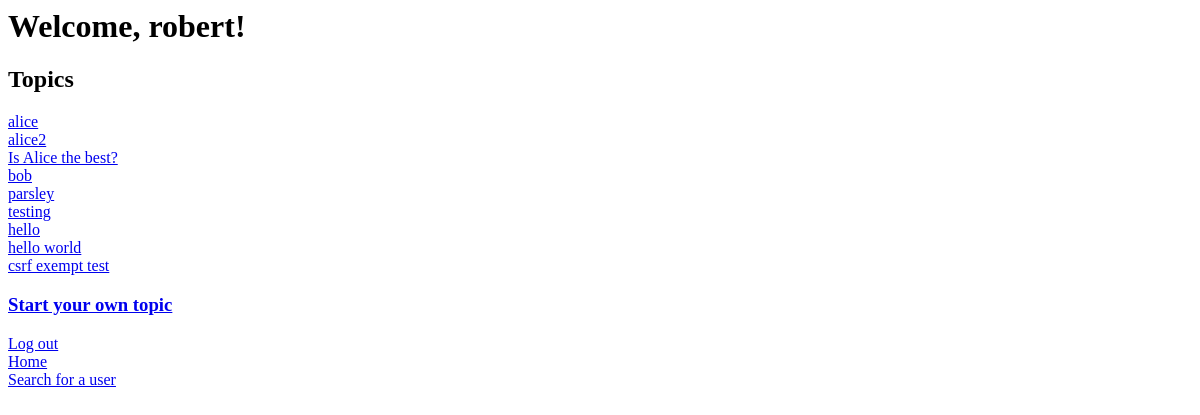
Before: /home/ (signed in) with the older database file.
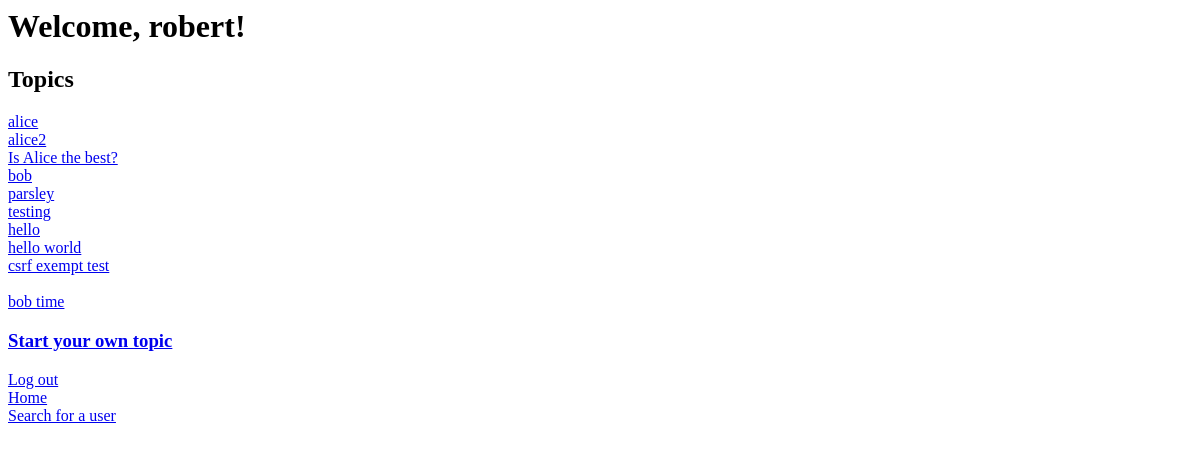
After: the same page with the newer database file.
### app/models.py (models this page shows)
class Topic(models.Model):
    title = models.CharField(max_length=100, default='')
    text = models.CharField(max_length=1000, default='')
    visible = models.BooleanField(default=True)
    poster = models.ForeignKey(User, on_delete=models.CASCADE)

### app/views.py (the view)
# urls.py: path('home/', views.home, name='home'),
@csrf_exempt
def home(request):
    try:
        username = request.session['username']
        moderator_status = request.session['moderator']
    except:
        response = HttpResponseRedirect("/")
        return response
    request.session['latest_activity'] = str(datetime.now())
    topics = Topic.objects.all()
    return render(request, 'home.html', {'topics':topics, 'username':username, 'moderator':moderator_status})

### app/templates/home.html (shortened to what this page needs)
{% extends "default.html" %}
{% block content %}
<h1>Welcome, {{ username }}!</h1>
<p>
    <h2>Topics</h2>
    {% for topic in topics %}
        <a href="{% url 'topic' topic.id %}">{{ topic.title }}</a>
        <br>
    {% endfor %}
    <p>
        <a href="/new_topic"><h3>Start your own topic</h3></a>
    </p>
</p>
{% endblock %}

### app/templates/default.html
{% block content %}{% endblock %}
<p>
    <a href="/logout/">Log out</a>
    <br>
    <a href="/home/">Home</a>
    <br>
    <a href="/search/">Search for a user</a>
</p>

Changed rows visible on the page:
added Topic: title "bob time"
